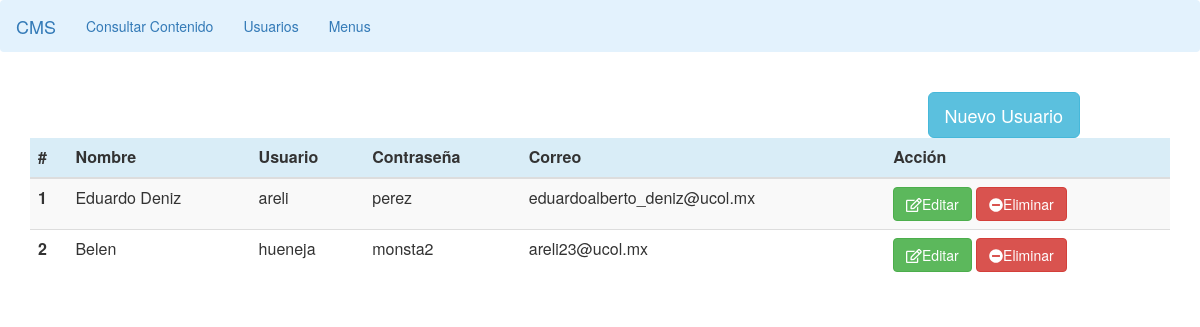
Page /cms/public/admin/consultar-usuarios.php on the committed database.
### tables this page shows
CREATE TABLE `usuarios` (
  `idU` int(10) NOT NULL,
  `nombre` varchar(50) DEFAULT NULL,
  `usuario` varchar(16) DEFAULT NULL,
  `pass` varchar(20) DEFAULT NULL,
  `correo` varchar(50) DEFAULT NULL
);

### cms/public/admin/lib/data.php (called while the page is built, shortened)
<?php
	$path = dirname(__FILE__);
	require_once( $path . '/../../../setting/mysql.php');
    function cargar_datos_usuarios(){
      $mysql = new Mysql();
      $sql = <<<SQL
      SELECT * FROM usuarios
SQL;
      $res = $mysql->search($sql);
      return $res;
    }
        function cargar_usuarios($id){
      if($id > 0){
        $mysql = new Mysql();
        $sql = <<<SQL
        SELECT * FROM usuarios WHERE idU = '$id'
SQL;
        $res = $mysql->search($sql);
        $res = $res[0];
    }else{
        $res = array();
      }
     return $res;
  }
?>

### cms/setting/mysql.php (called while the page is built, shortened)
<?php
class MySql{
    private $conn;
    public function connect(){
      try {
        $this->conn = new PDO("mysql:host=".Config::SERVERNAME.";dbname=".Config::DATABASE, Config::USERNAME, Config::PASSWORD);
        $this->conn->setAttribute(PDO::ATTR_ERRMODE, PDO::ERRMODE_EXCEPTION);
        return true;
      }catch(PDOException $e){
        echo "Connection failed: " . $e->getMessage();
        return false;
      }
    }
    public function search($sql){
        try{
          if($this->connect()){
            $stmt = $this->conn->prepare($sql);
            $stmt->execute();
            $stmt->setFetchMode(PDO::FETCH_ASSOC);
            return $stmt->fetchAll();
          }else{
            return array();
          }
        }catch(PDOEXception $e){
          echo $sql ."<br />". $e->getMessage();
          return false;
        }
    }
}
?>

### cms/public/admin/consultar-usuarios.php (the view, shortened to what this page needs)
<?php include('header.php'); ?>
<?php include('index2.php'); ?>
  <?php $res = cargar_datos_usuarios(); ?>
    <body bgcolor="red">
   <div class="mid-page" style="text-align:right;" >
      <div id="contact"><button type="button" class="btn btn-info btn-lg" data-toggle="modal" data-target="#contact-modal">Nuevo Usuario</button></div>
   </div>
   <div class="container">
    <table class="table table-striped table-dark">
      <thead class="thead-dark">
          <tr>
              <th class="p-3 mb-2 bg-info text-white">#</th>
              <th class="p-3 mb-2 bg-info text-white">Nombre</th>
              <th class="p-3 mb-2 bg-info text-white">Usuario</th>
              <th class="p-3 mb-2 bg-info text-white">Contraseña</th>
              <th class="p-3 mb-2 bg-info text-white">Correo</th>
              <th class="p-3 mb-2 bg-info text-white">Acción</th>
          </tr>
      </thead>
      <tbody>
          <?php while(is_array($res) && list($k, $v) = each($res) ): ?>
          <tr>
            <th scope="row"><?= $k+1 ?></th>
            <td ><?= $v['nombre'] ?></td>
            <td><?= $v['usuario'] ?></td>
            <td><?= $v['pass'] ?></td>
            <td><?= $v['correo'] ?></td>
             <td>
              <a href="edit-usuario.php?id=<?=$v['idU']?>" class="btn btn-success"><i class="far fa-edit"></i>Editar</a>
              <a href="eliUsr.php?id=<?=$v['idU']?>" class="btn btn-danger"><i class="fas fa-minus-circle"></i>Eliminar</a></td>          </tr>
          <?php endwhile; ?>
      </tbody>
  </table>
</div>
</body>
<?php include('footer.php'); ?>

### cms/public/admin/css/style.css (style rules this page uses)
.mid-page, form, table { padding-top: 20px; width: 80%; margin: 0 auto; }

### rows in the picture
usuarios: k "1", nombre "Eduardo Deniz", usuario "areli", pass "perez", correo "eduardoalberto_deniz@ucol.mx"
usuarios: k "2", nombre "Belen", usuario "hueneja", pass "monsta2", correo "areli23@ucol.mx"
